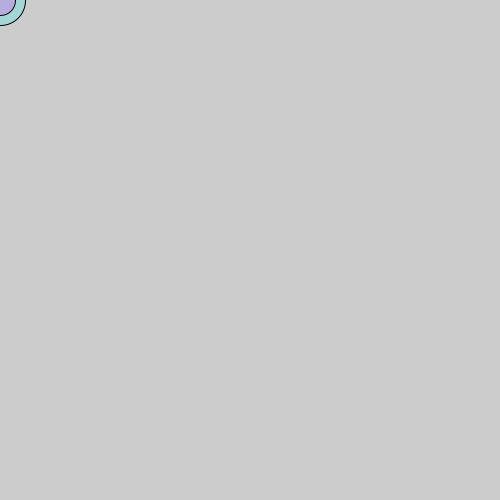
Frame 1 (no input)
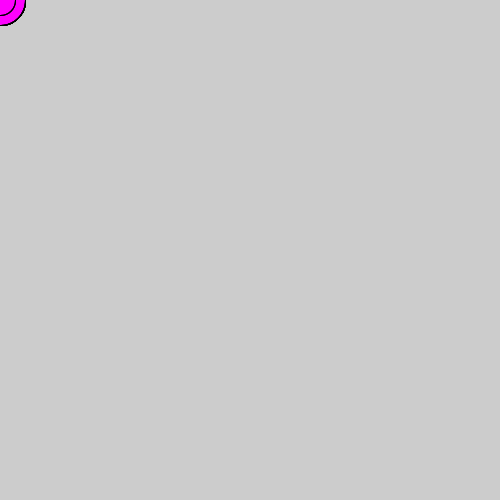
Frame 60 (the mouse pressed at the canvas centre just before this capture)
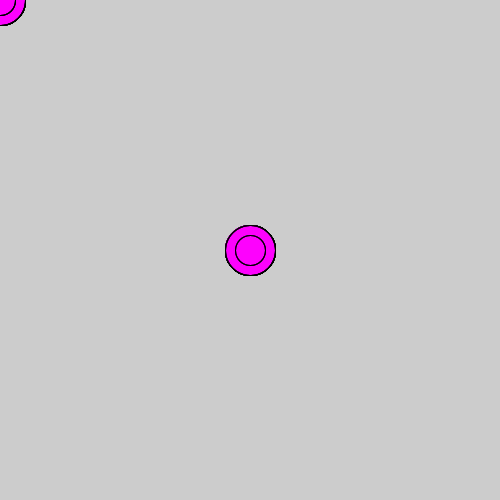
Frame 120 (the mouse held since frame 60 and released just before this capture)

The Processing sketch that drew these frames (run headless with seeded random() and noise(); from frame 60 on, the mouse is pressed at the canvas centre):

// Processing sketch: pmouse_Ellipse
// ── pmouse_Ellipse.pde
int ellipSize1;
int ellipSize2;

//Setup function is called once at the beginning of the program run
//Your program
void setup()
{
  size(500, 500);
  ellipSize1 = width/2;
  ellipSize2 = width/2;
  //Determines how often the draw function runs
  //per second (freq)
  frameRate(5);
  fill (0, 255, 255, 50);
}

//Draw function is called continously throughout the program run (based on frameRate)
//frameRate determines the frequency
void draw()
{
  ////Ellipse 1
  //ellipse (width/4, height/2, ellipSize1, ellipSize1);
  //ellipSize1 -= 10;
  //println("Size of ellipse 1: " + ellipSize1);
  
  ////Ellipse 2
  //ellipse (3 * width/4, height/2, ellipSize2, ellipSize2);
  //ellipSize2 += 10;
  //println("Size of ellipse 2: " + ellipSize2);
  
  ////Ellipse 3
  ////Grows based on the framCount
  //ellipse(width/2, height/3, frameCount, frameCount);
  //println(frameCount);
  
  ellipse(mouseX, mouseY, 50, 50);
  println("Mouse x: " + mouseX);
  println("Mouse y: " + mouseY);
  
  fill (255, 0, 255, 50);
  ellipse(pmouseX, pmouseY, 30, 30);
  println("PMouse x: " + pmouseX);
  println("PMouse y: " + pmouseY);
  
  //ellipSize += ___ ;
  //ellipSize -= ___ ;
  //Ellipse gets bigger because they take the absolute value
}
